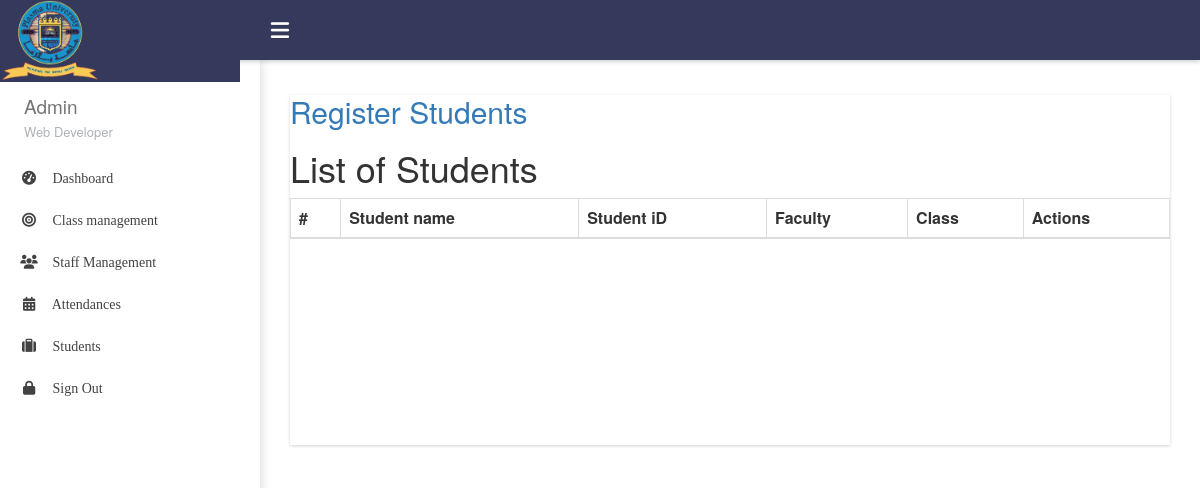
The page /admin/viewStudent.php (signed in) on the database as committed earlier.
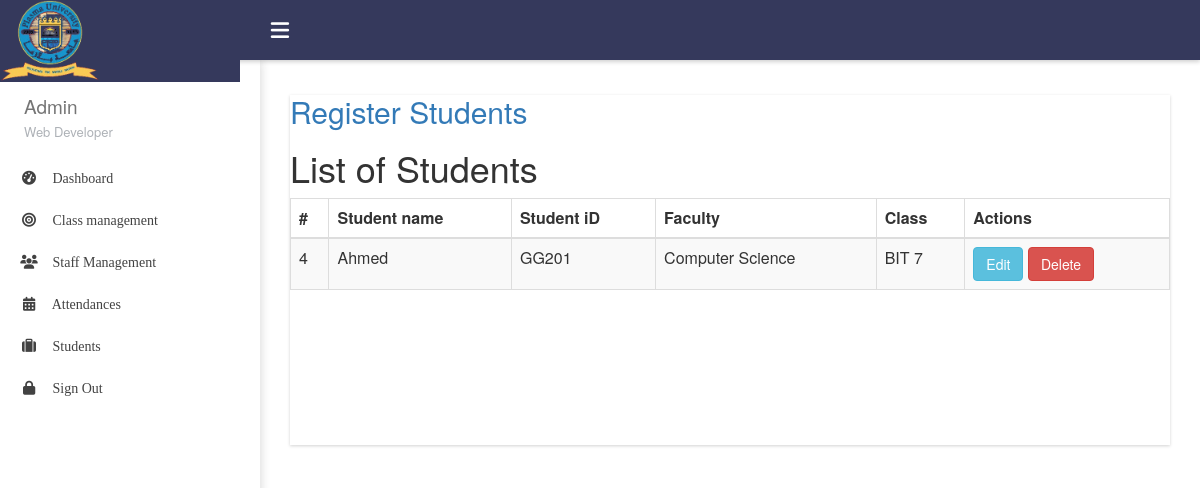
The same page on the database as committed later.
### tables this page shows
CREATE TABLE `students` (
  `id` int(11) NOT NULL,
  `SID` varchar(20) NOT NULL,
  `name` varchar(30) NOT NULL,
  `class` varchar(10) NOT NULL,
  `status` int(11) NOT NULL DEFAULT 0
);

CREATE TABLE `class` (
  `id` int(11) NOT NULL,
  `cname` varchar(20) NOT NULL,
  `cId` varchar(10) NOT NULL,
  `Faculty` varchar(20) NOT NULL
);

### admin/viewStudent.php (the view, shortened to what this page needs)
<?php include 'includes/top.php';
include 'includes/sidebar.php'; ?>
<section id="main-content">
    <section class="wrapper main-wrapper row">
        <div class="col-md-12">
            <section class="box">
                <h2> <a href="studentRegister.php">Register Students</a> </h2>
                <div class="card">
                    <div class="card-header">
                        <h1>List of Students</h1>
                    </div>
                    <div class="card-body">
                        <table id="example" class="table table-striped table-bordered" style="width:100%">
                            <thead>
                                <tr>
                                    <th>#</th>
                                    <th>Student name</th>
                                    <th>Student iD</th>
                                    <th>Faculty</th>
                                    <th>Class</th>
                                    <th>Actions</th>
                                </tr>
                            </thead>
                            <tbody>
                                <?php
                                include 'includes/connection.php';
                                $view = "SELECT std.id,std.name, std.SID, cl.Faculty, cl.cname FROM students std JOIN class cl ON cl.cId=std.class;";
                                $q = mysqli_query($conn, $view);
                                while ($r = mysqli_fetch_assoc($q)) {
                                ?>
                                    <tr>
                                        <td><?php echo $r['id']; ?></td>
                                        <td><?php echo $r['name']; ?></td>
                                        <td><?php echo $r['SID']; ?></td>
                                        <td><?php echo $r['Faculty']; ?></td>
                                        <td><?php echo $r['cname']; ?></td>
                                        <td>
                                            <a href=" editStudent.php?sId=<?php echo $r['id']; ?>"><button class="btn btn-info">Edit</button></a>
                                            <a href="backend/student.php?sDel=<?php echo $r['id']; ?>"><button class="btn btn-danger" onclick=" return confirm('are you sure');">Delete</button></a>
                                        </td>
                                    <?php
                                }
                                    ?>
                                    </tr>
                            </tbody>
                        </table>
                    </div>
                </div>
            </section>
        </div>
    </section>
</section>

Rows that differ between the two databases and show on the page:
added students: id "4", name "Ahmed", SID "GG201", class.Faculty "Computer Science", class.cname "BIT 7"
